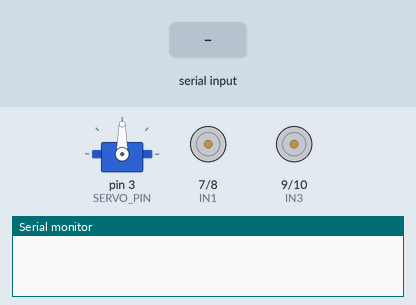
Recording of a sketch running on a simulated Arduino Uno, built with avr-gcc and run on an emulated ATmega328P. On the bench: servo, motor-driver pin pairs drawn as motors (green arrow = first pin HIGH = forward, orange = second pin HIGH = backward, longer = more drive, scaled by the enable pin), the last lines printed to the serial monitor. Inputs (shaded band) come from the test bench.

Above: at 1.2 s.
1.3 s: "GRAB\n" received over Serial
At 2.4 s:
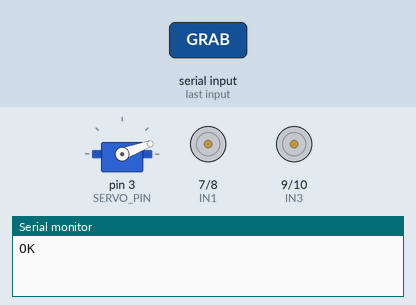
2.8 s: "F 45\n" received over Serial
At 4.0 s:
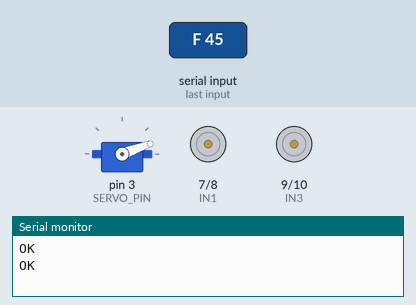
4.3 s: "RELEASE\n" received over Serial
At 4.7 s:
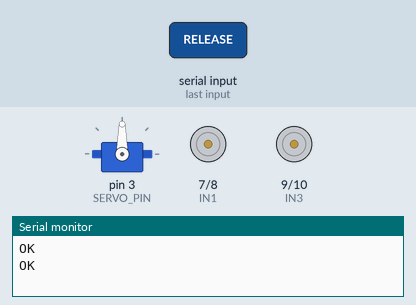
5.8 s: "B 45\n" received over Serial
At 6.3 s:
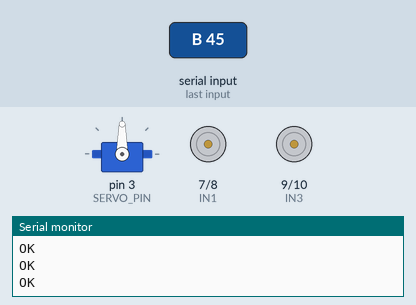
7.3 s: "L 45\n" received over Serial
At 8.5 s:
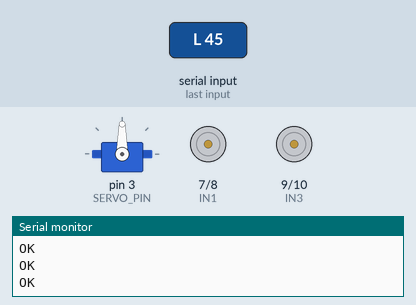
8.8 s: "R 45\n" received over Serial
At 9.8 s:
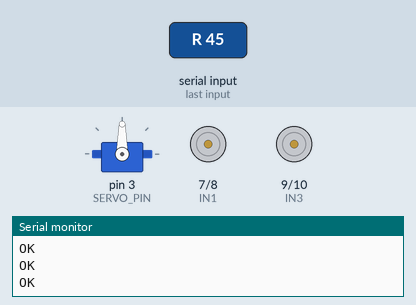
Timing chart, 0 to 11.3 s (numbered marks = the images above; inputs shaded):
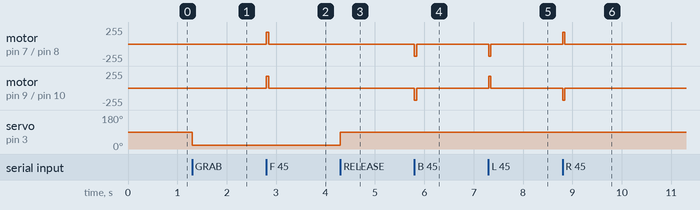

Measured:
- after the input at 1.3 s, servo on pin 3 (SERVO_PIN): 90° → 20° at once
- after the input at 2.8 s, motor on pin 7 (IN1) / pin 8 (IN2), motor on pin 9 (IN3) / pin 10 (IN4): stopped → forward 180/255 at once, → stopped 0.05 s later
- after the input at 4.3 s, servo on pin 3 (SERVO_PIN): 20° → 90° at once
- after the input at 5.8 s, motor on pin 7 (IN1) / pin 8 (IN2), motor on pin 9 (IN3) / pin 10 (IN4): stopped → backward 180/255 at once, → stopped 0.05 s later
- after the input at 7.3 s, motor on pin 7 (IN1) / pin 8 (IN2): stopped → backward 180/255 at once, → stopped 0.05 s later; motor on pin 9 (IN3) / pin 10 (IN4): stopped → forward 180/255 at once, → stopped 0.05 s later
- after the input at 8.8 s, motor on pin 7 (IN1) / pin 8 (IN2): stopped → forward 180/255 at once, → stopped 0.05 s later; motor on pin 9 (IN3) / pin 10 (IN4): stopped → backward 180/255 at once, → stopped 0.05 s later

The sketch:

robot_firmware.ino
```cpp
/*
  AI Store Robot - minimal motor firmware for Arduino UNO/Nano + L298N driver.
  Talks the line protocol used by robot/robot_control.py (SerialRobot):
    F <ms> | B <ms> | L <ms> | R <ms> | S | GRAB | RELEASE | PING
  Every command is answered with "OK", "PONG" or "ERR <reason>".
*/
#include <Servo.h>

const int ENA = 5, IN1 = 7, IN2 = 8;    // left motor
const int ENB = 6, IN3 = 9, IN4 = 10;   // right motor
const int SERVO_PIN = 3;                // gripper
const int SPEED = 180;                  // 0..255

Servo gripper;
String line;

void motors(int l1, int l2, int r1, int r2) {
  digitalWrite(IN1, l1); digitalWrite(IN2, l2);
  digitalWrite(IN3, r1); digitalWrite(IN4, r2);
  analogWrite(ENA, SPEED); analogWrite(ENB, SPEED);
}
void stopMotors() { analogWrite(ENA, 0); analogWrite(ENB, 0); }

void timedMove(char dir, long ms) {
  switch (dir) {
    case 'F': motors(HIGH, LOW, HIGH, LOW); break;
    case 'B': motors(LOW, HIGH, LOW, HIGH); break;
    case 'L': motors(LOW, HIGH, HIGH, LOW); break;
    case 'R': motors(HIGH, LOW, LOW, HIGH); break;
  }
  delay(ms);
  stopMotors();
}

void setup() {
  pinMode(IN1, OUTPUT); pinMode(IN2, OUTPUT); pinMode(IN3, OUTPUT); pinMode(IN4, OUTPUT);
  pinMode(ENA, OUTPUT); pinMode(ENB, OUTPUT);
  gripper.attach(SERVO_PIN);
  gripper.write(90);              // open
  Serial.begin(115200);
  stopMotors();
}

void loop() {
  while (Serial.available()) {
    char c = Serial.read();
    if (c == '\n') {
      line.trim();
      handle(line);
      line = "";
    } else if (c != '\r') {
      line += c;
    }
  }
}

void handle(const String &cmd) {
  if (cmd == "PING") { Serial.println("PONG"); return; }
  if (cmd == "S") { stopMotors(); Serial.println("OK"); return; }
  if (cmd == "GRAB") { gripper.write(20); delay(400); Serial.println("OK"); return; }
  if (cmd == "RELEASE") { gripper.write(90); delay(400); Serial.println("OK"); return; }
  if (cmd.length() >= 3 && cmd[1] == ' ') {
    char dir = cmd[0];
    long ms = cmd.substring(2).toInt();
    if ((dir == 'F' || dir == 'B' || dir == 'L' || dir == 'R') && ms > 0 && ms < 10000) {
      timedMove(dir, ms);
      Serial.println("OK");
      return;
    }
  }
  Serial.print("ERR unknown command: "); Serial.println(cmd);
}
```
